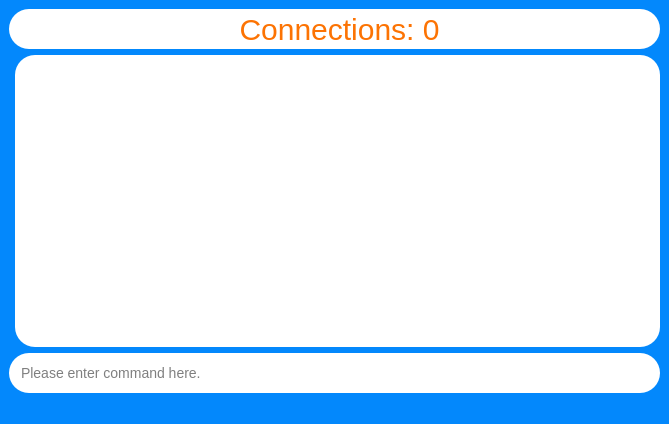
<?xml version="1.0" encoding="UTF-8"?>
<ui version="4.0">
 <class>MainWindow</class>
 <widget class="QMainWindow" name="MainWindow">
  <property name="geometry">
   <rect>
    <x>0</x>
    <y>0</y>
    <width>669</width>
    <height>424</height>
   </rect>
  </property>
  <property name="windowTitle">
   <string>Server Side</string>
  </property>
  <property name="styleSheet">
   <string notr="true">/*General Styling*/

* {
	font: 10pt &quot;Roboto&quot;;
    font-size: 14px;
	line-height: 20px;
	background-color: #0388fc;
	color: #000000;
}

/* Text box styling*/

QTextBrowser {
	border: none;
	padding-left:10px; 
	padding-top:10px;
	background-color: #FFFFFF;
	border-radius: 20px;
}

/* Line edit styling */
QLineEdit {
	border: 10px;
	border-color: #fc7303;
	padding-left:10px; 
	background-color: #FFFFFF;
	border-radius: 20px;
}

/* Label styling */
QLabel {
	border: none;
	border-radius: 20px;
	padding-left:10px; 
	background-color: #FFFFFF;
	color: #fc7303;
	font-size: 30px;
}

/* Scroll bar */
QScrollBar
{
	width: 20px;
	border:none;
    border-radius: 10px;
    background: #ffffff;
}
QScrollBar::add-page, QScrollBar::sub-page 
{
	background: #ffffff;
}
QScrollBar::add-line, QScrollBar::sub-line 
{
	background: #ffffff;
}
QScrollBar::handle
{
	background-color: #fc7303;
	min-height: 30px;
	border-radius: 10px;
	border:none;
}
QScrollBar::up-arrow
{
	background: none;
}
QScrollBar::down-arrow
{
	background: none;
}</string>
  </property>
  <widget class="QWidget" name="centralwidget">
   <layout class="QGridLayout" name="gridLayout_2">
    <item row="0" column="0">
     <layout class="QGridLayout" name="gridLayout">
      <item row="0" column="1" colspan="2">
       <widget class="QLabel" name="num_of_connections">
        <property name="minimumSize">
         <size>
          <width>250</width>
          <height>40</height>
         </size>
        </property>
        <property name="text">
         <string>Connections: 0</string>
        </property>
        <property name="alignment">
         <set>Qt::AlignCenter</set>
        </property>
       </widget>
      </item>
      <item row="2" column="1" colspan="2">
       <widget class="QLineEdit" name="command">
        <property name="minimumSize">
         <size>
          <width>0</width>
          <height>40</height>
         </size>
        </property>
        <property name="placeholderText">
         <string>Please enter command here.</string>
        </property>
       </widget>
      </item>
      <item row="1" column="2">
       <widget class="QWidget" name="gridWidget" native="true">
        <property name="styleSheet">
         <string notr="true">* {

	background-color: #ffffff;
	border-radius: 20px;
}
</string>
        </property>
        <layout class="QGridLayout" name="gridLayout_3">
         <item row="1" column="1">
          <widget class="QTextBrowser" name="terminal">
           <property name="minimumSize">
            <size>
             <width>200</width>
             <height>150</height>
            </size>
           </property>
           <property name="html">
            <string>&lt;!DOCTYPE HTML PUBLIC &quot;-//W3C//DTD HTML 4.0//EN&quot; &quot;http://www.w3.org/TR/REC-html40/strict.dtd&quot;&gt;
&lt;html&gt;&lt;head&gt;&lt;meta name=&quot;qrichtext&quot; content=&quot;1&quot; /&gt;&lt;style type=&quot;text/css&quot;&gt;
p, li { white-space: pre-wrap; }
&lt;/style&gt;&lt;/head&gt;&lt;body style=&quot; font-family:'Roboto'; font-size:14px; font-weight:400; font-style:normal;&quot;&gt;
&lt;p style=&quot;-qt-paragraph-type:empty; margin-top:0px; margin-bottom:0px; margin-left:0px; margin-right:0px; -qt-block-indent:0; text-indent:0px;&quot;&gt;&lt;br /&gt;&lt;/p&gt;&lt;/body&gt;&lt;/html&gt;</string>
           </property>
          </widget>
         </item>
         <item row="0" column="1">
          <spacer name="verticalSpacer">
           <property name="orientation">
            <enum>Qt::Vertical</enum>
           </property>
           <property name="sizeType">
            <enum>QSizePolicy::Minimum</enum>
           </property>
           <property name="sizeHint" stdset="0">
            <size>
             <width>10</width>
             <height>10</height>
            </size>
           </property>
          </spacer>
         </item>
         <item row="1" column="2">
          <spacer name="horizontalSpacer_2">
           <property name="orientation">
            <enum>Qt::Horizontal</enum>
           </property>
           <property name="sizeType">
            <enum>QSizePolicy::Minimum</enum>
           </property>
           <property name="sizeHint" stdset="0">
            <size>
             <width>10</width>
             <height>10</height>
            </size>
           </property>
          </spacer>
         </item>
         <item row="1" column="0">
          <spacer name="horizontalSpacer">
           <property name="orientation">
            <enum>Qt::Horizontal</enum>
           </property>
           <property name="sizeType">
            <enum>QSizePolicy::Minimum</enum>
           </property>
           <property name="sizeHint" stdset="0">
            <size>
             <width>10</width>
             <height>10</height>
            </size>
           </property>
          </spacer>
         </item>
         <item row="2" column="1">
          <spacer name="verticalSpacer_2">
           <property name="orientation">
            <enum>Qt::Vertical</enum>
           </property>
           <property name="sizeType">
            <enum>QSizePolicy::Minimum</enum>
           </property>
           <property name="sizeHint" stdset="0">
            <size>
             <width>10</width>
             <height>10</height>
            </size>
           </property>
          </spacer>
         </item>
        </layout>
       </widget>
      </item>
     </layout>
    </item>
   </layout>
  </widget>
  <widget class="QStatusBar" name="statusbar"/>
 </widget>
 <resources/>
 <connections/>
</ui>
